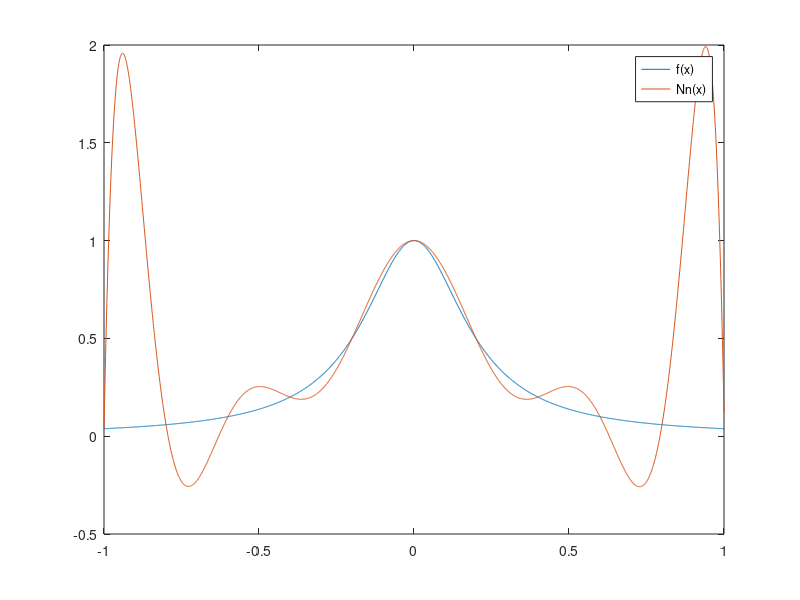
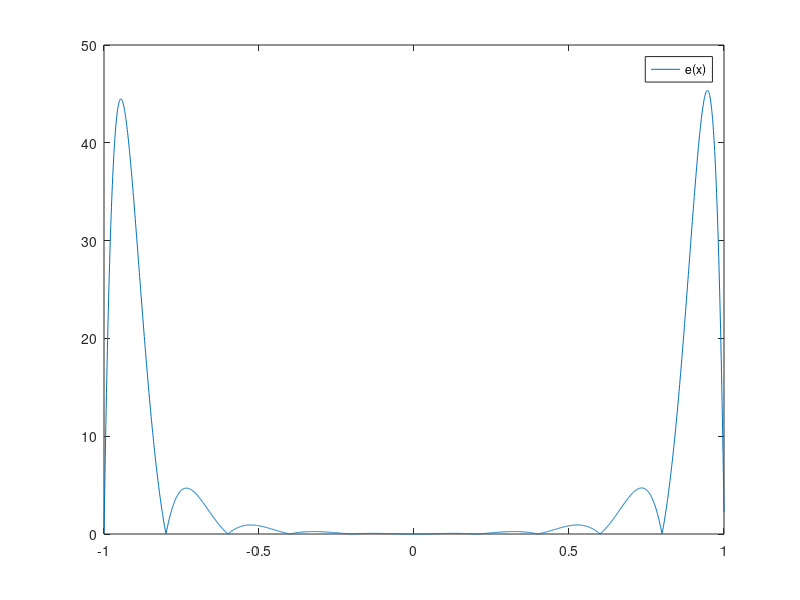

Write MATLAB code to recreate these figures, in order.
x=[-1:0.001:1];
f=1./(1+25*x.*x);
% c=[0.0384615,0.961538,-0.961538];
% c=[0.0384615,0.0994695,0.3813,-0.414456,0.207228];
% c=[0.0384615,0.0441073,0.0690149,0.0691879,-0.10162,0.054053,-0.0180177];
% c=[0.0384615,0.0279285,0.0218062,0.0228599,0.00164633,-0.0149428,0.00930649,-0.00327693,0.000819234];
c=[0.0384615,0.020362,0.0104072,0.00633484,0.00429864,-0.0020362,-0.00113122,0.00108597,-0.000429864,0.000113122,-0.0000226];
n=10;
h=2/n;
t=(x-x(1))/h;
Nn=c(1)...
+c(2)*t...
+c(3)*t.*(t-1)...
+c(4)*t.*(t-1).*(t-2)...
+c(5)*t.*(t-1).*(t-2).*(t-3)...
+c(6)*t.*(t-1).*(t-2).*(t-3).*(t-4)...
+c(7)*t.*(t-1).*(t-2).*(t-3).*(t-4).*(t-5)...
+c(8)*t.*(t-1).*(t-2).*(t-3).*(t-4).*(t-5).*(t-6)...
+c(9)*t.*(t-1).*(t-2).*(t-3).*(t-4).*(t-5).*(t-6).*(t-7)...
+c(10)*t.*(t-1).*(t-2).*(t-3).*(t-4).*(t-5).*(t-6).*(t-7).*(t-8)...
+c(11)*t.*(t-1).*(t-2).*(t-3).*(t-4).*(t-5).*(t-6).*(t-7).*(t-8).*(t-9)...
;
e=abs((f-Nn)./f);
Em=-1;
for i=1:length(x),
    if Em<e(i),
        Em=e(i);
        xm=-1+i*0.001;
    end
end

plot(x,f);
hold on;
plot(x,Nn);
legend('f(x)','Nn(x)');
figure(2);
plot(x,e);
legend('e(x)');
disp(xm);
disp(Em);


